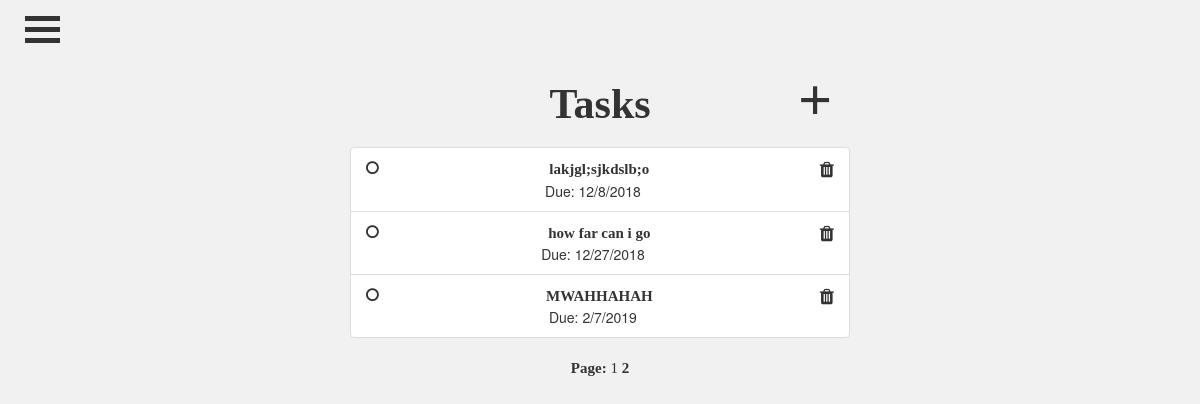
Page /todo_list?page=2 (signed in) on the committed database.
### Application/models.py (models this page shows)
class Task(db.Model):
	id = db.Column(db.Integer, primary_key=True)
	title = db.Column(db.String(30))
	description = db.Column(db.String(200))
	complete = db.Column(db.Boolean, nullable=False, default=False)
	due = db.Column(db.DateTime, nullable=True)
	user = db.Column(db.Integer, db.ForeignKey('user.id'), nullable=False)

### Application/routes.py (the view)
@application.route('/todo_list')
@login_required
def ToDoList():
	page = request.args.get('page', 1, type=int)
	tasks = Task.query.filter_by(author=current_user)\
	.order_by(Task.due.asc())\
	.paginate(page=page, per_page=8)
	return render_template('/todo_list.html', title='ToDoList', tasks=tasks, user=current_user)

### Application/models.py (called while the page is built)
@login_manager.user_loader # loads in user
def load_user(user_id):
	return User.query.get(int(user_id))

### Application/templates/todo_list.html
{% extends "layout.html" %}
{% block content %}
<link rel="stylesheet" href="https://cdnjs.cloudflare.com/ajax/libs/font-awesome/4.7.0/css/font-awesome.min.css">
<div align="center" style="position:relative;top:-120px;">
    <div style="position:relative;padding-bottom:15px;top:77px;left:215px;">
	    <form method='GET' action ='/task/new'>
	   		<button href="/task/new" class="addButton">+</button>
	   	</form>
	</div>
    <div class="row">
	    <div class="col-sm">
		    <h2>Tasks</h2>
	    </div>
    </div>
    <div class="list-group-flush" id="tasks" style="padding-top: 10px">
		{% for task in tasks.items %}
            <div class="list-group-item list-group-item-primary">
				<a href="/task/{{ task.id }}/delete" style="float: right; font-size: 18px"><i class="fa fa-trash"></i></a>
				{% if task.complete %}
	                <a href="/task/{{ task.id }}/complete" style="float: left">
						<div id="checking" onclick="checked(this)">
							<i class="fa fa-dot-circle-o"></i>
						</div>
					</a>
	            	<a style="text-decoration: line-through;" href="{{ url_for('view', task_id=task.id )}}" target="_blank">{{ task.title }}</a><br>
				{% else %}
					<a href="/task/{{ task.id }}/complete" style="float: left">
						<div id="checking" onclick="checked(this)">
							<i class="fa fa-circle-o"></i>
						</div>
					</a>
					<a style="text-decoration: none;" href="{{ url_for('view', task_id=task.id )}}" target="_blank">{{ task.title }}</a><br>
				{% endif %}
				{% if task.due != None %}
					Due: {{ task.due.month|string+'/'+task.due.day|string+'/'+ task.due.year|string }}<br>
				{% else %}
					&nbsp;&nbsp;&nbsp;&nbsp;Undated<br>
				{% endif %}
	        </div>
		{% endfor %}
    </div>
</div>
<br>
<p align="center" style="position:relative;top:-120px;">Page:
    {% for page_num in tasks.iter_pages(left_edge=1, right_edge=1, left_current=1, right_current=2) %}
    	{% if page_num %}
    		{% if tasks.page == page_num %}
				<a href="{{ url_for('ToDoList', page=page_num) }}" style="font-weight: bold;">{{ page_num }}</a>
			{% else %}
				<a href="{{ url_for('ToDoList', page=page_num) }}" style="font-weight: normal;">{{ page_num }}</a>
			{% endif %}
		{% else %}
			...
		{% endif %}
	{% endfor %}
</p>
{% endblock content %}

### Application/static/style.css (style rules this page uses)
html { overflow-x: hidden; }
.list-group-flush { width: 500px; }
.row { padding-left: 45px; padding-right: 45px; }
h2 { font-family: 'Now'; font-weight: bold; font-size: 42px; text-align: center; color: #333; }
p { font-family: 'Now'; font-weight: bold; font-style: normal; font-size: 15px; color: #333; }
a { font-family: 'Now'; font-weight: bold; font-style: normal; font-size: 15px; color: #333; }
body { background-color: #f1f1f1; background-position: center; }
.addButton { background-color: Transparent; background-repeat:no-repeat; border: none; cursor:pointer; overflow: hidden; font-size: 60px; height: 60px; }
form { font-family: 'Now'; font-weight: bold; color: #333333; }

### rows in the picture
Task: title "lakjgl;sjkdslb;o", due.month "12/8/2018"
Task: title "how far can i go", due.month "12/27/2018"
Task: title "MWAHHAHAH", due.month "2/7/2019"

### other values in the picture
{{ page_num }} "1"
{{ page_num }} "2"
